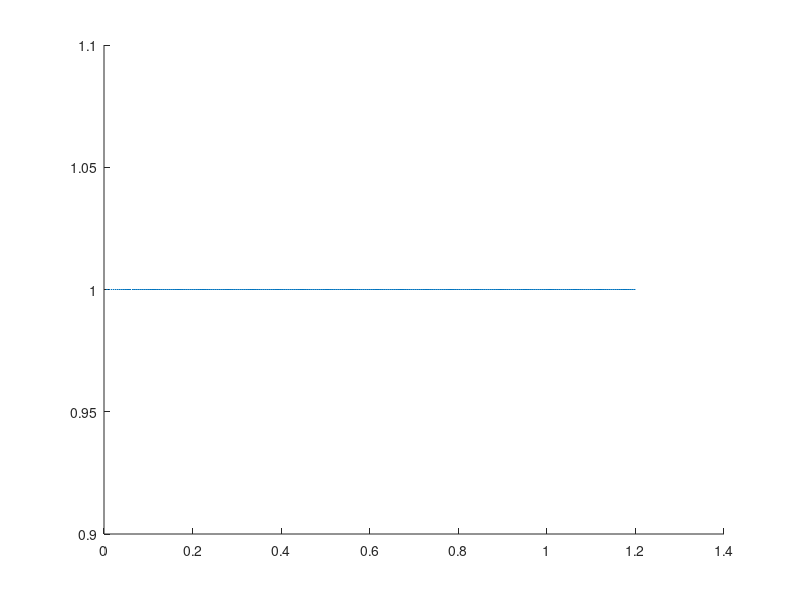

Source code (MATLAB): (Note: this script raises an error after producing the figure.)
clc;close all;clear
% We can use a Gamma distribution to represent the probability of erosion
% reaching a certain extent in a given blade regioon 
% n years after the turbine begins operation

% Gamma distributions represent time to failure events

% We assume that failure happens with more frequency towards the tip of the
% blades



% The mean is a*b
% a will be dependent on the years since start
% b will be dependet on the location on blade
hold on
colors = {"#ff0000",...
    "#ff9933",...
    "#808000",...
    "#009900",...
    "#0099ff",...
    "#6600ff"};
for j = 1:20
    iter = 1;
    for i = 1:6
        a = 2.3*(j^(3.5/2)*i^(7/3)/(2*4*18));b = i^(1/20)/(2*7*18)+1/2000*(6-i);
        pd1 = makedist("Gamma","a",a,"b",b);
        xs = linspace(0,1.2,256);
        ys = pd1.pdf(xs);
        plot3(xs,j*ones(1,numel(xs)),ys,LineWidth=3,Color=colors{i})
        lgd(iter) = {"Region"+num2str(i)};
        means(j,i) = [a*b];
        vars(j,i) = [a*b*b];
        iter = iter+1;
        
    end
end
xlabel("Erosion Level")
zlabel("Probability")
ylabel("Time")
legend(lgd)
title("Pdf of erosion distribuiton")


figure
hold on
for j = 1:20
    iter = 1;
    for i = 1:6
        a = 2.3*(j^(3.5/2)*i^(7/3)/(2*4*18));b = i^(1/20)/(2*7*18)+1/2000*(6-i);
        pd2 = makedist("Gamma","a",a,"b",b);
        xs = linspace(0,1.2,256);
        ys = pd2.cdf(xs);
        plot3(xs,j*ones(1,numel(xs)),ys,LineWidth=3,Color=colors{i})
        lgd(iter) = {"Region"+num2str(i)};
        iter = iter+1;
        
    end
end
xlabel("Erosion Level")
zlabel("Probability")
ylabel("Time")
legend(lgd)
title("cdf of erosion distribuiton")
figure
hold on
for i = 1:6
    plot(1:20,means(1:20,i),"Color",colors{i})
end
xlabel("time")
ylabel("stats")
legend(lgd)
title("means")
figure
hold on
for i = 1:6
    plot(1:20,vars(1:20,i),"Color",colors{i})
end
xlabel("time")
ylabel("stats")
legend(lgd)
title("vars")
%%
% We will generate an erosion distribution by assigning a time, and
% then for each region, drawing from the distribution defined by 
% gamma(a,b)
% a = time (in years)
% b = region (i/(i+71))
design = zeros(1,18);
times = 1:20;
regions = 1:6;
iter = 1;
for k = 1 % 2 realizations of each type
    for i = 1:numel(times)
        for j = 1:numel(regions)
            t = times(i);
            r = regions(j);
            a = 2.3*(t^(3.5/2)*r^(7/3)/(2*4*18));
            b = r^(1/20)/(2*7*18)+1/2000*(6-r);
            
            pd = makedist("Gamma","a",a,"b",b);
            x = random(pd);
            for p = 1:3
                ps(p) = min(max(randn(1)*(x/20)+x,0),1);
            end
            design(iter,[j,j+6,j+12]) = ps;
        end
        iter = iter+1;
    end
end
%%

for i = 1:20
    figure
    bar(1:6,design(i,1:6),"yellow")
    hold on
    bar(7:12,design(i,7:12),"magenta")
    bar(13:18,design(i,13:18),"red")
    ylim([0,1])
end
%% Generate a data-set

% We will set up all the points here, so that when we run the test, no
% further changes are needed

% input space dimension: # environmental inputs
dim = 3;

rng("default")  % Set the random seed for reproducibility

% number of test points:
% Select the number of years to simulate
years = 17;
% Select the number of samples per year
sampls = 100;
% Number of rows needed
num = years*sampls;

X = lhsdesign(num,dim,'Criterion','correlation','iterations',10);

% Add the erosion components
M = zeros(numel(X(:,1)),22); % We add the last column for year

% We have 6 regions
regions = 1:6;

yrs = 0;

% Iterate through the design, and set each column appropriately 
for i =1:numel(X(:,1))
    M(i,1) = 25*X(i,1); % Set wind direction
    M(i,2) = 3+22*X(i,2); % Set wind speed
    M(i,3) = 1225*.9+.2*1225*X(i,3); % Set the air density

    % Then we set the erosion.
    if yrs==0
        M(i,4:21) = zeros(1,18); % Control Group
    else
        t = yrs;
        for j = 1:numel(regions)
            r = regions(j);
            a = 2.3*(t^(3.5/2)*r^(7/3)/(2*4*18));
            b = r^(1/20)/(2*7*18)+1/2000*(6-r);
            
            pd = makedist("Gamma","a",a,"b",b);
            x = random(pd);
            for p = 1:3
                ps(p) = min(max(randn(1)*(x/20)+x,0),1);
            end
            M(i,3+[j,j+6,j+12]) = ps;
            M(i,22) = yrs;
        end
    end

    % Check if we advance to the next year
    if mod(i,sampls) == 0
        yrs = yrs+1.5;
    end

end

save("LifeCycleErosionClasses.txt","M","-ascii")
%% Check if the data-set we made looks right

M = readmatrix("LifeCycleErosionClasses.txt");

for i = 1499:1500
    figure
    hold on
    bar(1,(1/25)*M(i,1),"black")
    bar(2,(1/25)*M(i,2),"black")
    bar(3,(1/(1.1*1225))*M(i,3),"black")

    bar(4:9,M(i,4:9),"yellow")
    
    bar(10:15,M(i,10:15),"magenta")

    bar(16:21,M(i,16:21),"red")

    ylim([0,1])
    title("Year" + num2str(M(i,22)))
end
%%
close all;

image(M(:,4:21),'CDataMapping','scaled')
colorbar

